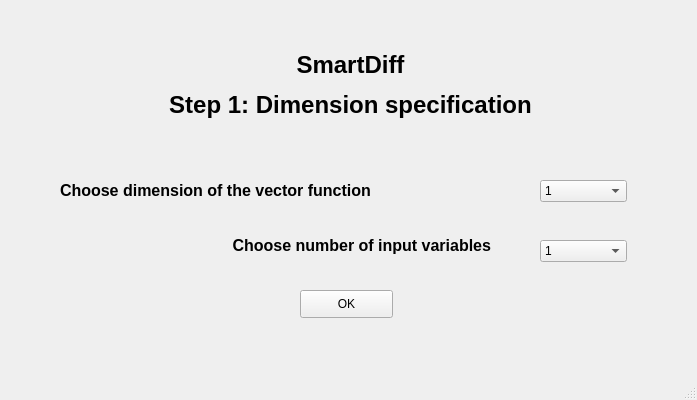
<?xml version="1.0" encoding="UTF-8"?>
<ui version="4.0">
 <class>MainWindow</class>
 <widget class="QMainWindow" name="MainWindow">
  <property name="windowModality">
   <enum>Qt::ApplicationModal</enum>
  </property>
  <property name="geometry">
   <rect>
    <x>0</x>
    <y>0</y>
    <width>697</width>
    <height>400</height>
   </rect>
  </property>
  <property name="windowTitle">
   <string>MainWindow</string>
  </property>
  <property name="toolButtonStyle">
   <enum>Qt::ToolButtonTextOnly</enum>
  </property>
  <widget class="QWidget" name="centralwidget">
   <widget class="QLabel" name="FuncDimLabel">
    <property name="geometry">
     <rect>
      <x>60</x>
      <y>170</y>
      <width>431</width>
      <height>41</height>
     </rect>
    </property>
    <property name="text">
     <string>&lt;html&gt;&lt;head/&gt;&lt;body&gt;&lt;p&gt;&lt;span style=&quot; font-size:12pt; font-weight:600;&quot;&gt;Choose dimension of the vector function&lt;/span&gt;&lt;/p&gt;&lt;/body&gt;&lt;/html&gt;</string>
    </property>
   </widget>
   <widget class="QLabel" name="NumInputLabel">
    <property name="geometry">
     <rect>
      <x>60</x>
      <y>230</y>
      <width>431</width>
      <height>31</height>
     </rect>
    </property>
    <property name="text">
     <string>&lt;html&gt;&lt;head/&gt;&lt;body&gt;&lt;p align=&quot;right&quot;&gt;&lt;span style=&quot; font-size:12pt; font-weight:600;&quot;&gt;Choose number of input variables&lt;/span&gt;&lt;/p&gt;&lt;/body&gt;&lt;/html&gt;</string>
    </property>
   </widget>
   <widget class="QComboBox" name="FuncDimBox">
    <property name="geometry">
     <rect>
      <x>540</x>
      <y>180</y>
      <width>87</width>
      <height>22</height>
     </rect>
    </property>
    <property name="contextMenuPolicy">
     <enum>Qt::ActionsContextMenu</enum>
    </property>
    <property name="currentText">
     <string>1</string>
    </property>
    <item>
     <property name="text">
      <string>1</string>
     </property>
    </item>
    <item>
     <property name="text">
      <string>2</string>
     </property>
    </item>
    <item>
     <property name="text">
      <string>3</string>
     </property>
    </item>
   </widget>
   <widget class="QComboBox" name="InputDimBox">
    <property name="geometry">
     <rect>
      <x>540</x>
      <y>240</y>
      <width>87</width>
      <height>22</height>
     </rect>
    </property>
    <item>
     <property name="text">
      <string>1</string>
     </property>
    </item>
    <item>
     <property name="text">
      <string>2</string>
     </property>
    </item>
    <item>
     <property name="text">
      <string>3</string>
     </property>
    </item>
   </widget>
   <widget class="QLabel" name="Title">
    <property name="geometry">
     <rect>
      <x>50</x>
      <y>40</y>
      <width>601</width>
      <height>91</height>
     </rect>
    </property>
    <property name="text">
     <string>&lt;html&gt;&lt;head/&gt;&lt;body&gt;&lt;p align=&quot;center&quot;&gt;&lt;span style=&quot; font-size:18pt; font-weight:600;&quot;&gt;SmartDiff&lt;/span&gt;&lt;/p&gt;&lt;p align=&quot;center&quot;&gt;&lt;span style=&quot; font-size:18pt; font-weight:600;&quot;&gt;Step 1: Dimension specification&lt;/span&gt;&lt;/p&gt;&lt;/body&gt;&lt;/html&gt;</string>
    </property>
    <property name="textFormat">
     <enum>Qt::RichText</enum>
    </property>
   </widget>
   <widget class="QPushButton" name="OKButton">
    <property name="geometry">
     <rect>
      <x>300</x>
      <y>290</y>
      <width>93</width>
      <height>28</height>
     </rect>
    </property>
    <property name="text">
     <string>OK</string>
    </property>
   </widget>
  </widget>
  <widget class="QMenuBar" name="menubar">
   <property name="geometry">
    <rect>
     <x>0</x>
     <y>0</y>
     <width>697</width>
     <height>26</height>
    </rect>
   </property>
  </widget>
  <widget class="QStatusBar" name="statusbar"/>
 </widget>
 <resources/>
 <connections/>
</ui>
